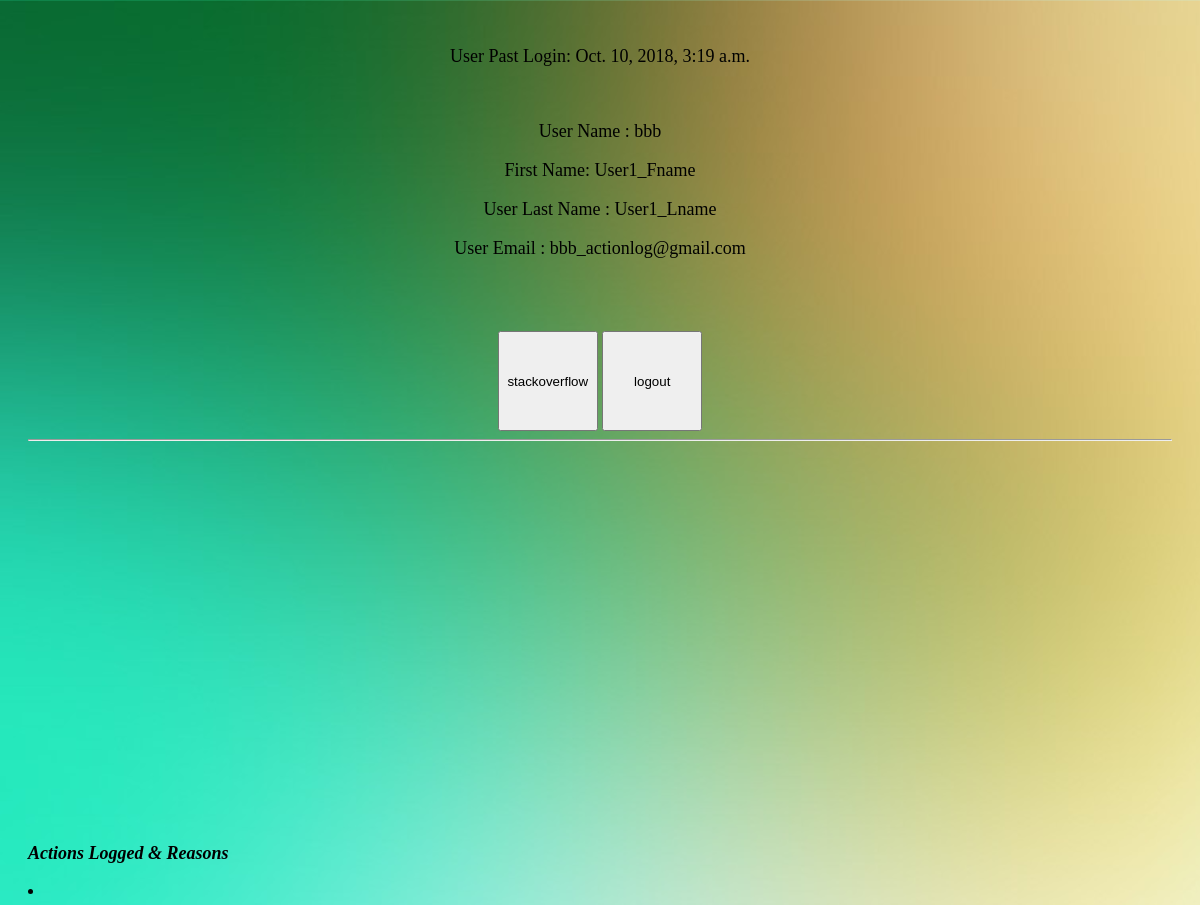
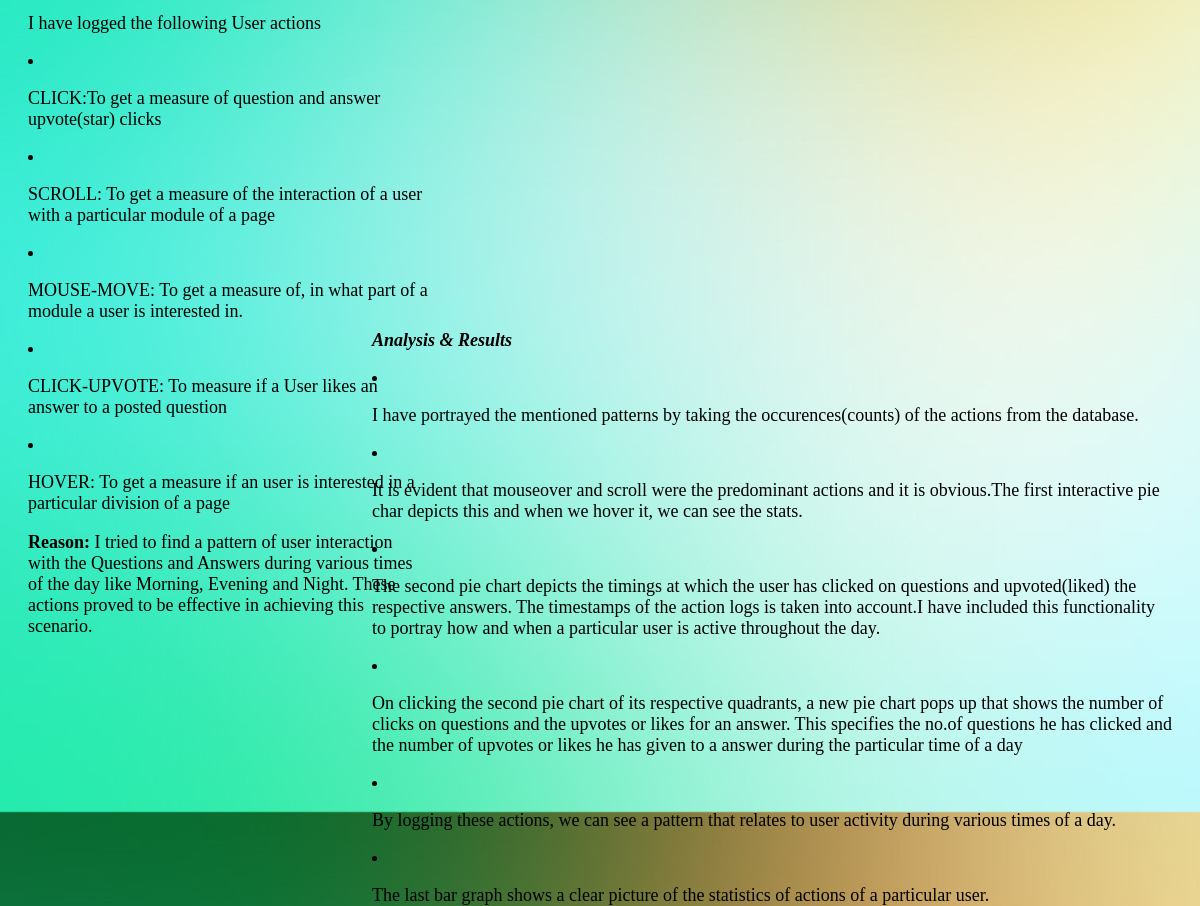
The app's page /assign1/userprofile (signed in) with its own data (2 pictures, top to bottom).
### assign1/models.py (models this page shows)
class UserData(models.Model):
    username = models.CharField(max_length=20, unique=True)
    fname = models.CharField(max_length=20)
    lname = models.CharField(max_length=20)
    email = models.CharField(max_length=20, default="")

### assign1/views.py (the view)
def userprofile(request):
    if not request.user.is_authenticated:
        print("NOT Logged iN")
        return render(request, 'index.html')
    userdata = UserData.objects.get(username=request.user.username)
    data = viz1(request)
    (mtot, mmor, mday,meve) = viz2(request)
    context = {
        'userdata': userdata,
        'data': data,
        'mtot': mtot,
        'mmor': mmor,
        'mday': mday,
        'meve': meve
    }
    return render(request, 'userprofile.html', context)

### templates/userprofile.html (shortened to what this page needs)
{% extends 'base.html' %}
{% block content %}
    <div align="center" xmlns="http://www.w3.org/1999/html" xmlns="http://www.w3.org/1999/html">
        <h3>User Past Login: {{ user.last_login }}</h3> <br/>
        <h3> User Name : {{ user.username }}</h3>
        <h3> First Name: {{ userdata.fname }}</h3>
        <h3>User Last Name : {{ userdata.lname }}</h3>
        <h3>User Email : {{ userdata.email }}</h3></br></br></br>
        <input type="button" onclick="location.href='stackoverflow'" value="stackoverflow"
               style="width: 100px; height: 100px"/>
        <input type="button" onclick="location.href='logout'" value="logout" style="width: 100px; height: 100px"/>
    </div>
    <hr></br>
    <div id="piechart" style="width: 250px; float: left; height: 250px;">
    </div>
    <div id="chart3" style=" width: 250px; height: 250px; float:left"></div>
    <div id="chart3_1" style=" width: 250px; height: 250px; float:left"></div>
    <div id="barchart_values" style="width: 450px; height: 400px; float: right "></div>
<div align="left">
    <div id="box1" style="width: 400px; float: left; height: 500px;">
        <h3><b><em>Actions Logged & Reasons</em></b></h3>
        <li><h3> I have logged the following User actions</h3></li>
        <li><h3>CLICK:To get a measure of question and answer upvote(star) clicks</h3></li>
         <li><h3>SCROLL: To get a measure of the interaction of a user with a particular module of a page</h3></li>
         <li><h3>MOUSE-MOVE: To get a measure of, in what part of a module a user is interested in.</h3></li>
         <li><h3>CLICK-UPVOTE: To measure if a User likes an answer to a posted question</h3></li>
         <li><h3>HOVER: To get a measure if an user is interested in a particular division of a page</h3></li>
        <h3> <b>Reason:</b> I tried to find a pattern of user interaction with the Questions and Answers
            during various times of the day like Morning, Evening and Night. These actions proved to be effective in
            achieving this scenario.</h3>
    </div>
    <div id="box2" style="width: 800px; float: right; height: 500px;">
        <h3><b><em>Analysis & Results</em></b></h3>
        <li><h3>I have portrayed the mentioned patterns by taking the
                occurences(counts) of the actions from the database.</h3></li>
        <li><h3>It is evident that mouseover and scroll were the predominant
                actions and it is obvious.The first interactive pie char depicts
                this and when we hover it, we can see the stats.</h3></li>
        <li><h3>The second pie chart depicts the timings at which the user
                has clicked on questions and upvoted(liked) the respective
                answers. The timestamps of the action logs is taken into
                account.I have included this functionality to portray how and
                when a particular user is active throughout the day.</h3></li>
        <li><h3>On clicking the second pie chart of its respective quadrants, a
                new pie chart pops up that shows the number of clicks on questions
                and the upvotes or likes for an answer. This specifies the no.of questions
                he has clicked and the number of upvotes or likes he has given to a
                answer during the particular time of a day</h3></li>
        <li><h3>By logging these actions, we can see a pattern that relates to user
                activity during various times of a day.</h3></li>
        <li><h3>The last bar graph shows a clear picture of the statistics of actions
                of a particular user.</h3></li>
    </div>
</div>
{% endblock %}

### records on screen
UserData: fname "User1_Fname", lname "User1_Lname", email "bbb_actionlog@gmail.com"

### other values on screen
{{ user.last_login }} "Oct. 10, 2018, 3:19 a.m."
{{ user.username }} "bbb"
